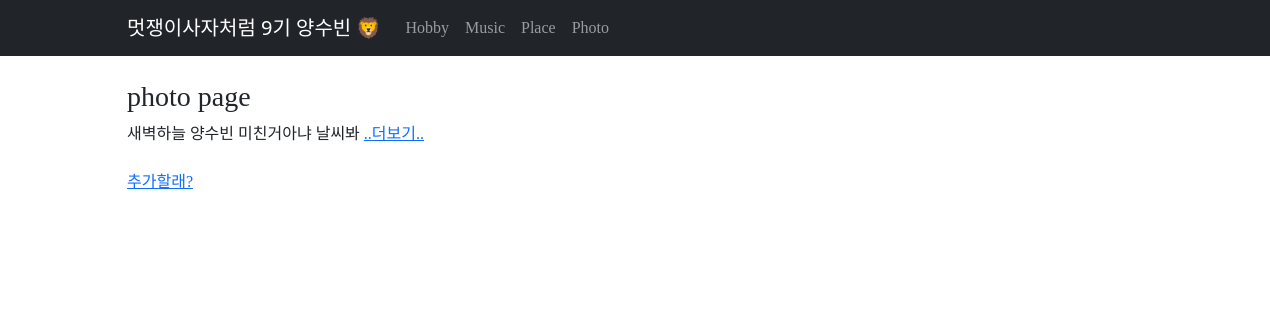
The app's page /photo/, older data.
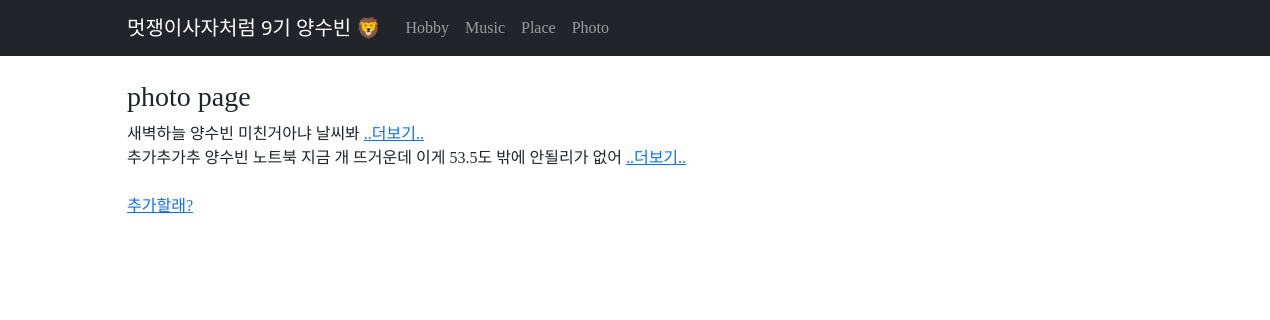
The same page, newer data.
### subin/models.py (models this page shows, shortened)
class Photo(models.Model):
    title = models.CharField(max_length=200)
    writer = models.CharField(max_length=100)
    pub_date = models.DateTimeField()
    body = models.TextField()
    def summary(self):
        return self.body[:100]

### subin/views.py (the view)
# urls.py: path('photo/', views.photo, name="photo"),
def photo(request):
    photos = Photo.objects.all()
    return render(request, "photo.html", {'photos':photos})

### subin/templates/photo.html
{% extends 'base.html' %}
{% block contents %}
<h3>photo page</h3>
{% for photo in photos %}
    {{photo.title}}
    {{photo.writer}}
    {{photo.summary}}
    <a href="{% url 'detail' photo.id %}">..더보기..</a><br>
{% endfor %}
<br>
<a href="{% url 'new' %}">추가할래?</a>
{% endblock %}

### introproject/templates/base.html (shortened to what this page needs)
<!DOCTYPE html>
<html lang="en">
<head>
    <link href="https://cdn.jsdelivr.net/npm/bootstrap@5.0.2/dist/css/bootstrap.min.css" rel="stylesheet">
</head>
<body>
    <nav class="navbar navbar-expand-md navbar-dark bg-dark mb-4">
        <div class="container-fluid">
            <a class="navbar-brand" href="{% url 'home' %}">멋쟁이사자처럼 9기 양수빈 🦁</a>
            <div class="collapse navbar-collapse" id="navbarCollapse">
                <ul class="navbar-nav me-auto mb-2 mb-md-0">
                    <li class="nav-item">
                        <a class="nav-link" href="{% url 'hobby' %}">Hobby</a>
                    </li>
                    <li class="nav-item">
                        <a class="nav-link" href="{% url 'music' %}">Music</a>
                    </li>
                    <li class="nav-item">
                        <a class="nav-link" href="{% url 'place' %}">Place</a>
                    </li>
                    <li class="nav-item">
                        <a class="nav-link" href="{% url 'photo' %}">Photo</a>
                    </li>
                </ul>
            </div>
        </div>
    </nav>
    <div class="container">
      {% block contents %}
      {% endblock %}
    </div>
</body>
</html>

### introproject/templates/base.html (style rules this page uses)
.cnavbar-brand, .nav-item { font-family: 'Pretendard-Regular'; }
.container { font-family: 'Pretendard-Regular'; flex-wrap: inherit; align-items: center; justify-content: space-between; padding: 0; margin: 0 10%; }
.container-fluid { padding: 0; margin: 0 10%; }

Row changes from the older to the newer data that the page shows:
added Photo: title "추가추가추", writer "양수빈", summary "노트북 지금 개 뜨거운데 이게 53.5도 밖에 안될리가 없어"
